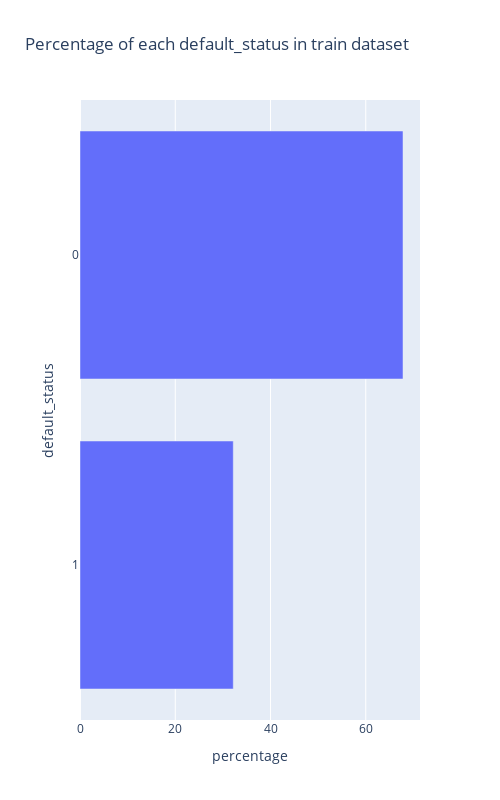

Notebook code cell kept with this figure:
### Code cell
plot_categories_distribution(train, 'default_status')

### Figure 1 — Plotly figure (JSON) as saved in the notebook; plotly's stock layout.template omitted (floating-point values rounded to 4 significant figures)
{"data": [{"alignmentgroup": "True", "hovertemplate": "percentage=%{x}<br>default_status=%{y}<extra></extra>", "legendgroup": "", "marker": {"color": "#636efa", "pattern": {"shape": ""}}, "name": "", "offsetgroup": "", "orientation": "h", "showlegend": false, "textposition": "auto", "type": "bar", "x": [32.18, 67.82], "xaxis": "x", "y": ["1", "0"], "yaxis": "y"}], "layout": {"barmode": "relative", "height": 800, "legend": {"tracegroupgap": 0}, "title": {"text": "Percentage of each default_status in train dataset"}, "width": 500, "xaxis": {"anchor": "y", "domain": [0, 1], "title": {"text": "percentage"}}, "yaxis": {"anchor": "x", "domain": [0, 1], "tickmode": "linear", "title": {"text": "default_status"}}}}
